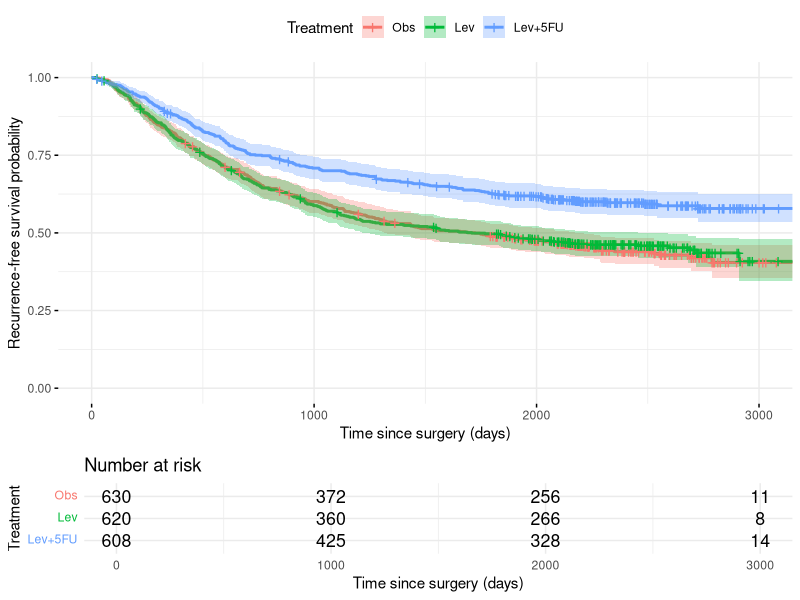
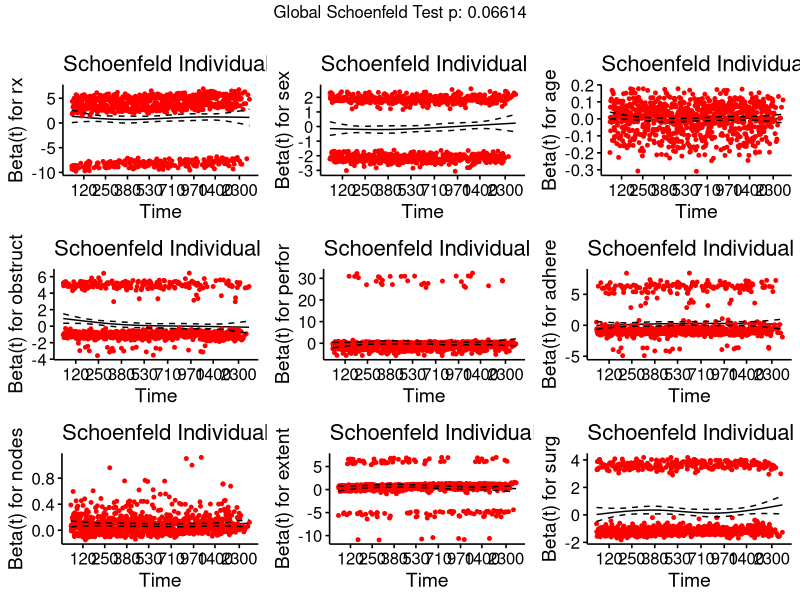
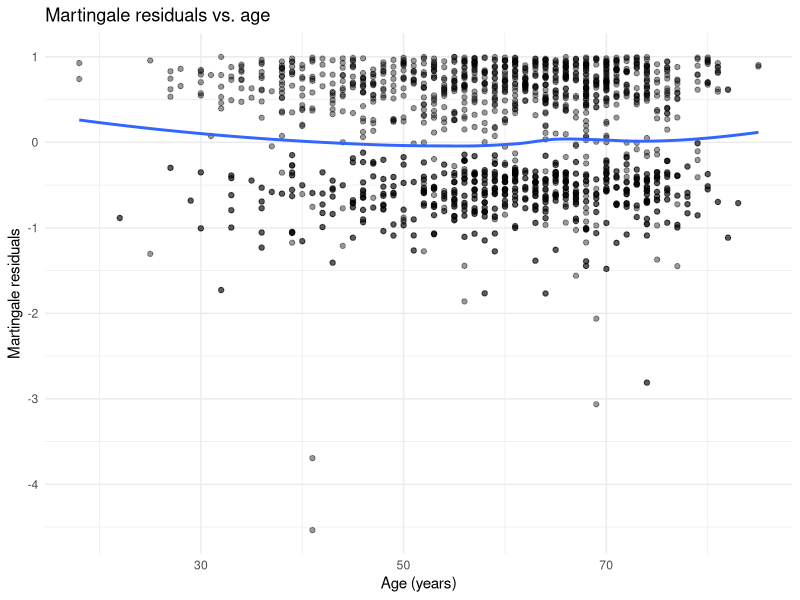
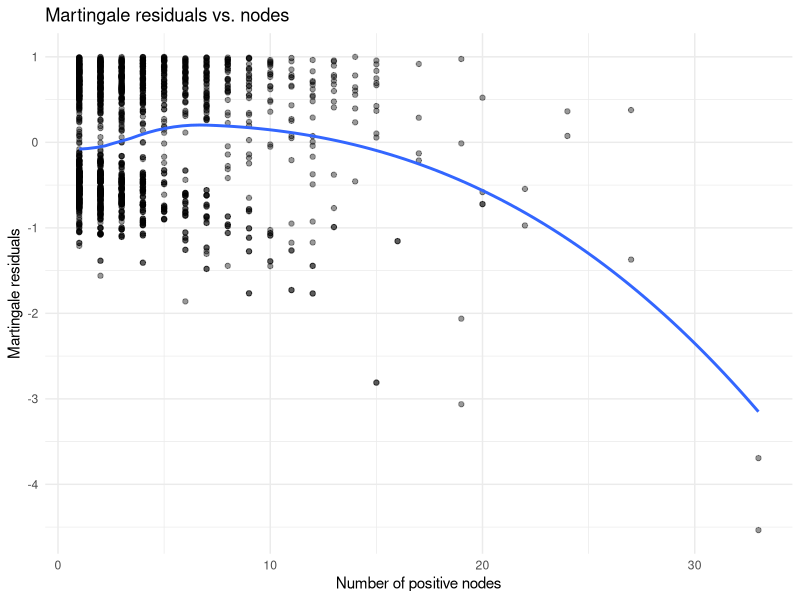
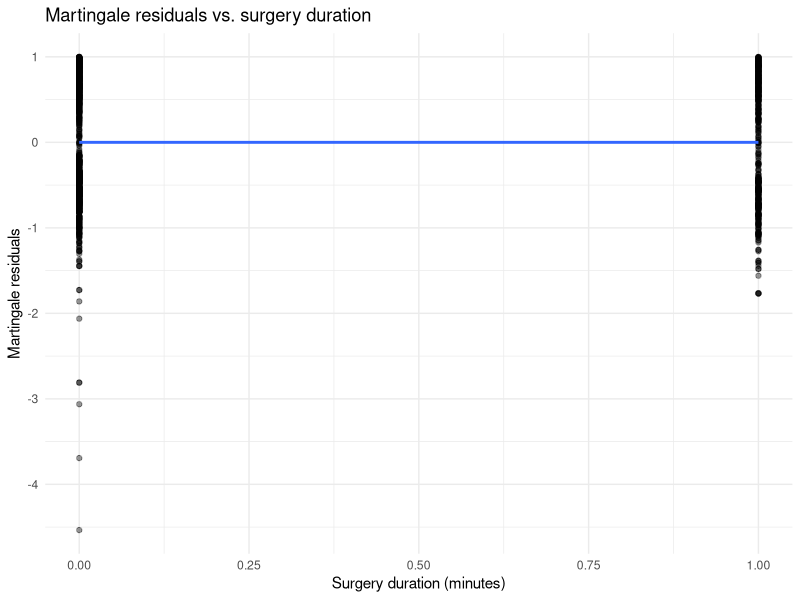
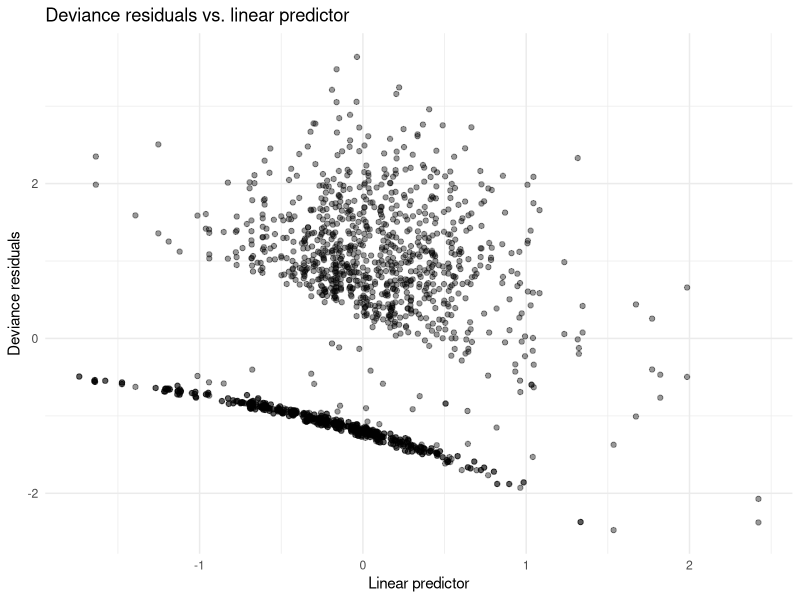

R code for these plots, in order: (Note: this script raises an error after producing the figures.)
# Install / load packages -------------------------------------------------

library(survival)   # survival objects, Cox model
library(survminer)  # KM and Cox plots
library(dplyr)      # data wrangling
library(ggplot2)    # plotting
library(Hmisc)      # C-index (rcorr.cens)
library(tidyr)      # drop_na
library(knitr)      # kable
library(broom)      # tidy outputs
library(here)       # file paths

set.seed(713)       # reproducibility


#--- Load and Prepare Data -----------------------------------------------

colon <- read.csv(here("colon.csv"))

# Replace nodes = 0 with 1
colon <- colon %>%
  mutate(
    nodes = ifelse(nodes == 0, 1, nodes)
  )


# Define survival object for recurrence-free survival
surv_obj <- Surv(time = colon$time, event = colon$status)


#--- Variable Coding ------------------------------------------------------

# Recode treatment (rx) and sex to factors
colon <- colon %>%
  mutate(
    rx = factor(rx,
                levels = c("Obs", "Lev", "Lev+5FU")),
    sex = factor(sex,
                 levels = c(0, 1),
                 labels = c("Female", "Male")),
    obstruct = factor(obstruct,
                      levels = c(0, 1),
                      labels = c("No obstruction", "Obstruction")),
    perfor  = factor(perfor,
                     levels = c(0, 1),
                     labels = c("No perforation", "Perforation")),
    adhere  = factor(adhere,
                     levels = c(0, 1),
                     labels = c("Adherent", "Not adherent"))
  )



#--- Descriptive Statistics ----------------------------------------------

# Baseline characteristics by treatment group (on full colon, not colon_model)
baseline_table <- colon %>%
  group_by(rx) %>%
  summarise(
    n = n(),
    age_mean = mean(age, na.rm = TRUE),
    age_sd   = sd(age, na.rm = TRUE),
    nodes_median = median(nodes, na.rm = TRUE),
    nodes_IQR    = IQR(nodes, na.rm = TRUE),
    male_pct     = mean(sex == "Male", na.rm = TRUE) * 100,
    obstruct_pct = mean(obstruct == "Obstruction", na.rm = TRUE) * 100,
    perfor_pct   = mean(perfor == "Perforation", na.rm = TRUE) * 100,
    nonadherent_pct = mean(adhere == "Not adherent", na.rm = TRUE) * 100,
    .groups = "drop"
  )

print(baseline_table)


#--- Kaplan–Meier Curves by Treatment ------------------------------------

fit_km_rx <- survfit(Surv(time, status) ~ rx, data = colon)

km_plot_rx <- ggsurvplot(
  fit_km_rx,
  data       = colon,
  risk.table = TRUE,
  conf.int   = TRUE,
  pval       = FALSE,  # turned off to avoid "only 1 group" survdiff errors
  legend.title = "Treatment",
  legend.labs  = levels(colon$rx),
  xlab       = "Time since surgery (days)",
  ylab       = "Recurrence-free survival probability",
  ggtheme    = theme_minimal()
)

print(km_plot_rx)



#--- Cox Prediction Model -------------------------------------------------

cox <- coxph(
  Surv(time, status) ~ rx + sex + age +
    obstruct + perfor + adhere + nodes + extent + surg,
  data = colon
)

summary(cox)

cox_tidy <- tidy(cox, exponentiate = TRUE, conf.int = TRUE)
kable(cox_tidy, digits = 3,
      caption = "Cox prediction model: hazard ratios (for reference)")


#--- Model Diagnostics ----------------------------------------------------

## 1) Proportional Hazards Assumption

zph_full <- cox.zph(cox)
print(zph_full)

# Schoenfeld residual plots
ggcoxzph(zph_full)


## 2) Martingale residuals

martingale_resid <- residuals(cox, type = "martingale")

diagnostic_df <- colon %>%
  drop_na(time, status, rx, sex, age, obstruct, perfor, adhere, nodes, extent, surg) %>%
  mutate(martingale = martingale_resid)

# Age vs martingale
ggplot(diagnostic_df, aes(x = age, y = martingale)) +
  geom_point(alpha = 0.4) +
  geom_smooth(method = "loess", se = FALSE) +
  theme_minimal() +
  labs(
    title = "Martingale residuals vs. age",
    x     = "Age (years)",
    y     = "Martingale residuals"
  )

# Nodes vs martingale
ggplot(diagnostic_df, aes(x = nodes, y = martingale)) +
  geom_point(alpha = 0.4) +
  geom_smooth(method = "loess", se = FALSE) +
  theme_minimal() +
  labs(
    title = "Martingale residuals vs. nodes",
    x     = "Number of positive nodes",
    y     = "Martingale residuals"
  )

# Surgery duration vs martingale
ggplot(diagnostic_df, aes(x = surg, y = martingale)) +
  geom_point(alpha = 0.4) +
  geom_smooth(method = "loess", se = FALSE) +
  theme_minimal() +
  labs(
    title = "Martingale residuals vs. surgery duration",
    x     = "Surgery duration (minutes)",
    y     = "Martingale residuals"
  )


## 3) Influential observations: Deviance residuals

deviance_resid <- residuals(cox, type = "deviance")
lp <- predict(cox, type = "lp")

diagnostic_df <- diagnostic_df %>%
  mutate(
    deviance = deviance_resid,
    lp       = lp
  )

ggplot(diagnostic_df, aes(x = lp, y = deviance)) +
  geom_point(alpha = 0.4) +
  theme_minimal() +
  labs(
    title = "Deviance residuals vs. linear predictor",
    x     = "Linear predictor",
    y     = "Deviance residuals"
  )


#--- Predicted Survival Curves by Treatment -------------------------------

# Build a "typical patient" profile using means / most common values
newdata_template <- colon_model %>%
  summarise(
    sex      = names(sort(table(sex), decreasing = TRUE))[1],
    age      = mean(age, na.rm = TRUE),
    obstruct = names(sort(table(obstruct), decreasing = TRUE))[1],
    perfor   = names(sort(table(perfor), decreasing = TRUE))[1],
    adhere   = names(sort(table(adhere), decreasing = TRUE))[1],
    nodes    = median(nodes, na.rm = TRUE),
    extent   = names(sort(table(extent), decreasing = TRUE))[1],
    surg     = mean(surg, na.rm = TRUE)
  )

newdata_pred <- newdata_template %>%
  slice(rep(1, length(levels(colon_model$rx)))) %>%
  mutate(rx = levels(colon_model$rx))

fit_pred <- survfit(cox, newdata = newdata_pred)

pred_plot_rx <- ggsurvplot(
  fit_pred,
  data         = newdata_pred,
  legend.title = "Treatment",
  legend.labs  = levels(colon_model$rx),
  xlab         = "Time since surgery (days)",
  ylab         = "Predicted recurrence-free survival",
  ggtheme      = theme_minimal()
)

print(pred_plot_rx)
ggsave("figure_predicted_survival_by_treatment.png",
       pred_plot_rx$plot, width = 7, height = 5, dpi = 300)


#--- Internal Validation: 10-fold Cross-Validation ------------------------

K <- 10
n <- nrow(colon_model)

set.seed(713)
fold_id <- sample(rep(1:K, length.out = n))
colon_model$fold_id <- fold_id

# store cross-validated linear predictor
lp_cv <- rep(NA_real_, n)

for (k in 1:K) {
  train_data <- colon_model %>% filter(fold_id != k)
  test_data  <- colon_model %>% filter(fold_id == k)
  
  cox_k <- coxph(
    Surv(time, status) ~ rx + sex + age +
      obstruct + perfor + adhere + nodes + extent + surg,
    data = train_data
  )
  
  lp_k <- predict(cox_k, newdata = test_data, type = "lp")
  lp_cv[colon_model$fold_id == k] <- lp_k
}

colon_model$lp_cv <- lp_cv

## C-index (discrimination, out-of-sample)
cindex_cv <- rcorr.cens(
  x = colon_model$lp_cv,
  S = Surv(colon_model$time, colon_model$status)
)

cindex_est <- as.numeric(cindex_cv["C Index"])

perf_table <- tibble(
  metric   = "C-index (10-fold CV)",
  estimate = cindex_est
)

kable(
  perf_table,
  digits = 3,
  caption = "Out-of-sample discrimination: C-index from 10-fold cross-validation"
)


## Calibration slope
cox_calib <- coxph(
  Surv(time, status) ~ lp_cv,
  data = colon_model
)

calib_tidy <- tidy(cox_calib, conf.int = TRUE, conf.level = 0.95) %>%
  filter(term == "lp_cv") %>%
  select(estimate, conf.low, conf.high, p.value)

kable(
  calib_tidy,
  digits = 3,
  caption = "Calibration slope for cross-validated risk score"
)


#--- Calibration Plot at Fixed Time (e.g., 3 years) ----------------------

t0 <- 1095  # ~3 years

colon_model <- colon_model %>%
  mutate(lp_decile = ntile(lp_cv, 10))

get_km_at_t0 <- function(data, t0) {
  fit <- survfit(Surv(time, status) ~ 1, data = data)
  s <- summary(fit, times = t0)$surv
  if (length(s) == 0) return(NA_real_)
  s
}

calib_df <- colon_model %>%
  group_by(lp_decile) %>%
  summarise(
    mean_lp = mean(lp_cv, na.rm = TRUE),
    surv_t0 = get_km_at_t0(cur_data_all(), t0),
    .groups = "drop"
  ) %>%
  arrange(lp_decile)

ggplot(calib_df, aes(x = mean_lp, y = surv_t0)) +
  geom_point() +
  geom_line() +
  theme_minimal() +
  labs(
    title = paste0("Calibration plot at t = ", t0, " days"),
    x     = "Mean cross-validated linear predictor (higher = higher risk) ",
    y     = "Observed recurrence-free survival at t0"
  )

ggsave("figure_calibration_plot_t0.png",
       width = 7, height = 5, dpi = 300)

#---------------------------- END OF SCRIPT ------------------------------
